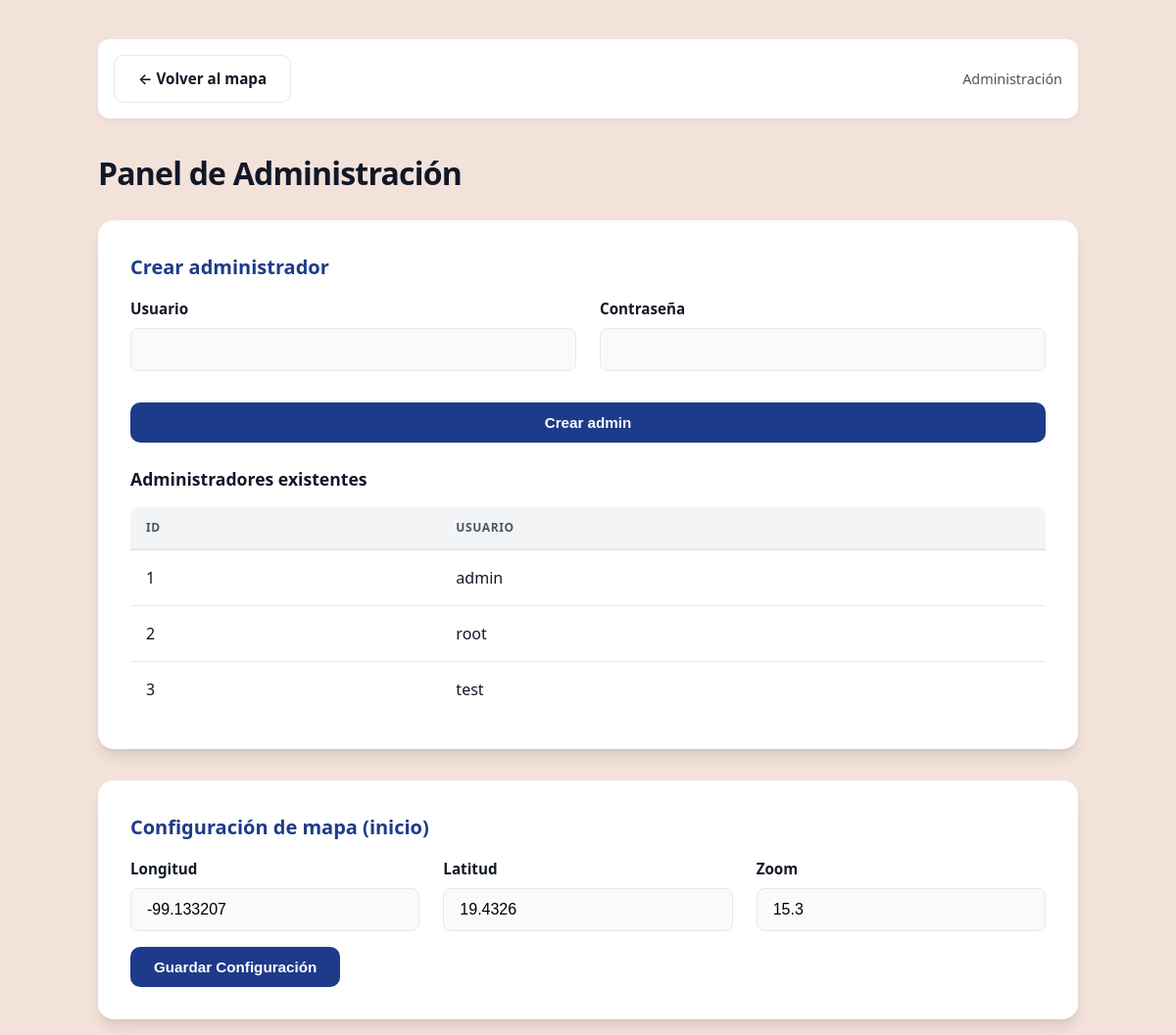
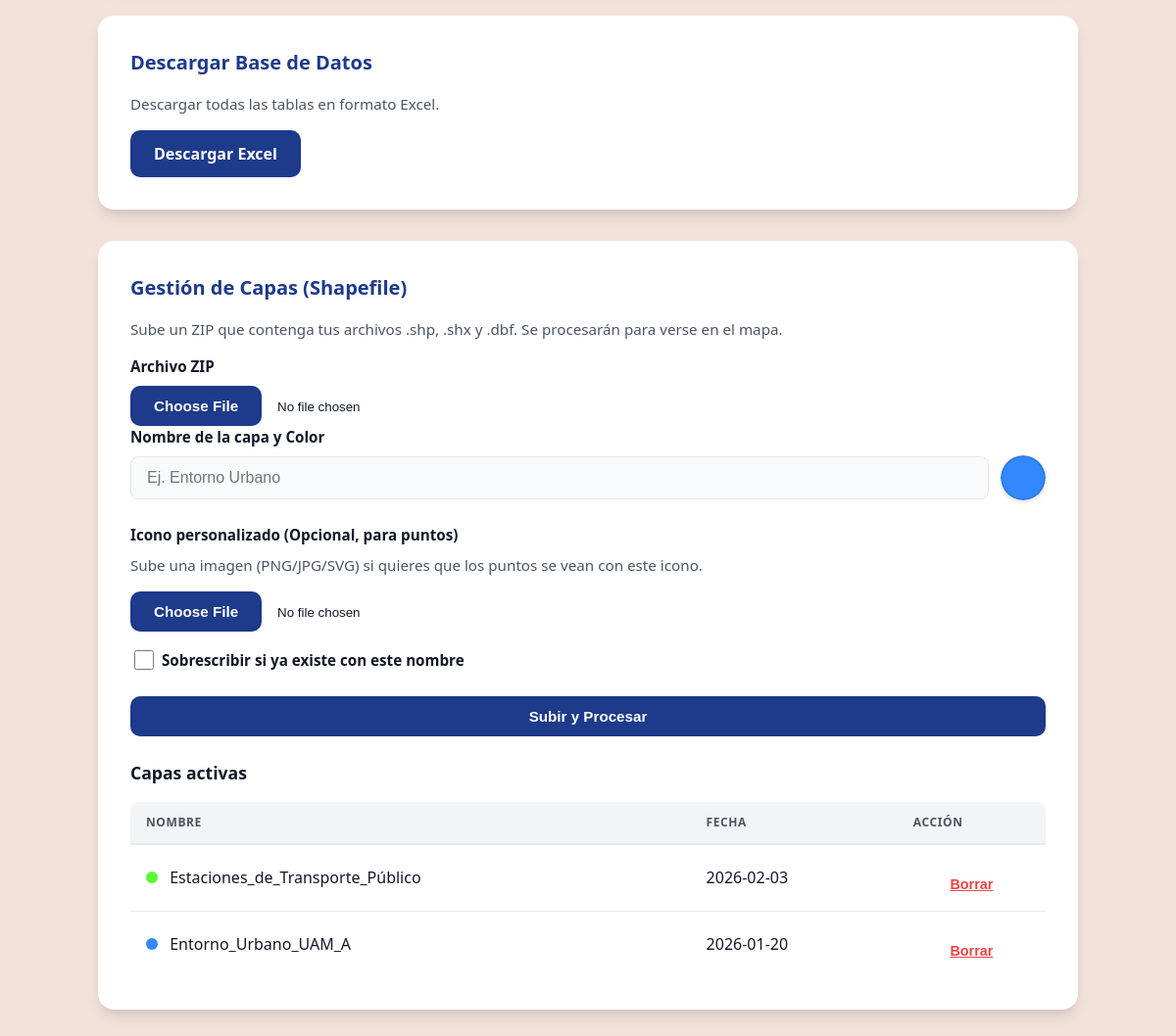
The page /admin (signed in) on the database its author committed (2 pictures, top to bottom).
### tables this page shows
CREATE TABLE users (
            id INTEGER PRIMARY KEY AUTOINCREMENT,
            username TEXT UNIQUE NOT NULL,
            password_hash TEXT NOT NULL,
            role TEXT NOT NULL CHECK(role IN ('admin','user'))
        );

CREATE TABLE settings (
            id INTEGER PRIMARY KEY CHECK (id = 1),
            center_lon REAL NOT NULL DEFAULT -99.1332,
            center_lat REAL NOT NULL DEFAULT 19.4326,
            zoom REAL NOT NULL DEFAULT 12
        );

CREATE TABLE layers (
            id INTEGER PRIMARY KEY AUTOINCREMENT,
            name TEXT NOT NULL,
            filename TEXT NOT NULL UNIQUE,
            created_at TEXT NOT NULL
        , color TEXT DEFAULT "#3388ff", icon TEXT);

### app.py (the view)
@app.route("/admin")
@admin_required
def admin_panel():
    db = get_db()
    admins = db.execute(
        "SELECT id, username FROM users WHERE role='admin' ORDER BY username"
    ).fetchall()
    s = db.execute(
        "SELECT center_lon, center_lat, zoom FROM settings WHERE id=1"
    ).fetchone()
    layers = db.execute("SELECT * FROM layers ORDER BY created_at DESC").fetchall()
    return render_template("panel_administracion.html", admins=admins, settings=s, layers=layers)

### app.py (called while the page is built, shortened)
def get_db():
    if "db" not in g:
        g.db = sqlite3.connect(DB_PATH)
        g.db.row_factory = sqlite3.Row
    return g.db

def admin_required(f):
    @wraps(f)
    def wrapper(*args, **kwargs):
        if "user_id" not in session:
            flash("Inicia sesión para continuar.", "warn")
            return redirect(url_for("login", next=request.path))
        if session.get("role") != "admin":
            flash("Requiere rol de administrador.", "error")
            return redirect(url_for("index"))
        return f(*args, **kwargs)
    return wrapper

@app.before_request
def enforce_idle_timeout():
    if "user_id" not in session and "visita_id" not in session:
        return
    now = datetime.utcnow()
    last = session.get("last_activity")
    session["last_activity"] = now.isoformat()
    session.permanent = True

### templates/panel_administracion.html (shortened to what this page needs)
<!doctype html>
<html lang="es">
<head>
  <link rel="stylesheet" href="{{ url_for('static', filename='admin_style.css') }}" />
</head>
<body>
  <div class="wrap">
    <div class="topbar">
      <a class="btn btn-outline" href="{{ url_for('index') }}">← Volver al mapa</a>
      <div class="user-info">Administración</div>
    </div>
    <h1>Panel de Administración</h1>
    <div class="card">
      <h2>Crear administrador</h2>
      <form method="post" action="{{ url_for('admin_create') }}">
        <div class="row">
          <div>
            <label>Usuario</label>
            <input type="text" name="username" required />
          </div>
          <div>
            <label>Contraseña</label>
            <input type="password" name="password" required />
          </div>
        </div>
        <button type="submit">Crear admin</button>
      </form>
      <h3>Administradores existentes</h3>
      <table>
        <thead>
          <tr>
            <th>ID</th>
            <th>Usuario</th>
          </tr>
        </thead>
        <tbody>
          {% for a in admins %}
          <tr>
            <td>{{ a.id }}</td>
            <td>{{ a.username }}</td>
          </tr>
          {% endfor %}
        </tbody>
      </table>
    </div>
    <div class="card">
      <h2>Configuración de mapa (inicio)</h2>
      <div class="row">
        <div>
          <label>Longitud</label>
          <input id="lon" type="number" step="0.000001" value="{{ settings.center_lon }}" />
        </div>
        <div>
          <label>Latitud</label>
          <input id="lat" type="number" step="0.000001" value="{{ settings.center_lat }}" />
        </div>
        <div>
          <label>Zoom</label>
          <input id="zoom" type="number" step="0.1" value="{{ settings.zoom }}" />
        </div>
      </div>
      <button onclick="guardar()">Guardar Configuración</button>
    </div>
    <div class="card">
      <h2>Descargar Base de Datos</h2>
      <p>Descargar todas las tablas en formato Excel.</p>
      <a class="btn-db" href="{{ url_for('download_db') }}"> Descargar Excel </a>
    </div>
    <div class="card">
      <h2>Gestión de Capas (Shapefile)</h2>
      <p>
        Sube un ZIP que contenga tus archivos .shp, .shx y .dbf. Se procesarán
        para verse en el mapa.
      </p>
      <form method="post" action="{{ url_for('upload_layer') }}" enctype="multipart/form-data">
        <label>Archivo ZIP</label>
        <input type="file" name="layer_file" accept=".zip" required />
        <label>Nombre de la capa y Color</label>
        <div class="input-group-inline">
          <input type="text" name="layer_name" placeholder="Ej. Entorno Urbano" style="flex: 1" />
          <input type="color" name="layer_color" value="#3388ff" class="color-circle"
            title="Elige un color para la capa" />
        </div>
        <label style="margin-top: 1.5rem">Icono personalizado (Opcional, para puntos)</label>
        <p style="margin-top: 0">
          Sube una imagen (PNG/JPG/SVG) si quieres que los puntos se vean con
          este icono.
        </p>
        <input type="file" name="layer_icon" accept=".png,.jpg,.jpeg,.svg,.webp" />
        <label class="checkbox-label">
          <input type="checkbox" name="overwrite" />
          Sobrescribir si ya existe con este nombre
        </label>
        <button type="submit">Subir y Procesar</button>
      </form>
      <h3>Capas activas</h3>
      <table>
        <thead>
          <tr>
            <th>Nombre</th>
            <th>Fecha</th>
            <th>Acción</th>
          </tr>
        </thead>
        <tbody>
          {% for layer in layers %}
          <tr>
            <td>
              <span
                style="display:inline-block; width:12px; height:12px; background:{{ layer.color }}; border-radius:50%; margin-right:8px;"></span>
              {{ layer.name }}
            </td>
            <td>{{ layer.created_at[:10] }}</td>
            <td>
              <form method="POST" action="{{ url_for('delete_layer', filename=layer.filename) }}" onsubmit="
                    return confirm('¿Seguro que quieres borrar esta capa?');
                  " style="margin: 0">
                <button type="submit" class="danger-link">Borrar</button>
              </form>
            </td>
          </tr>
          {% endfor %}
        </tbody>
      </table>
    </div>
  </div>
</body>
</html>

### static/admin_style.css (style rules this page uses)
:root { --bg-color: #f3e2da; --card-bg: #ffffff; --text-color: #111827; --text-muted: #4b5563; --primary: #1e3a8a; --primary-hover: #1e40af; --danger: #ef4444; --border-color: #e5e7eb; --shadow: 0 10px 15px -3px rgba(0, 0, 0, 0.1), 0 4px 6px -2px rgba(0, 0, 0, 0.05); --radius: 16px; --font-family: system-ui, -apple-system, Segoe UI, Roboto, Helvetica, Arial, sans-serif; }
body { font-family: var(--font-family); margin: 0; background-color: var(--bg-color); color: var(--text-color); line-height: 1.5; padding-bottom: 40px; }
.wrap { max-width: 1000px; margin: 40px auto; padding: 0 20px; }
h1 { font-size: 2rem; font-weight: 800; color: var(--text-color); margin-bottom: 1.5rem; letter-spacing: -0.025em; }
h2 { font-size: 1.25rem; font-weight: 700; color: var(--primary); margin-top: 0; margin-bottom: 1rem; }
h3 { font-size: 1.1rem; font-weight: 600; color: var(--text-color); margin-top: 1.5rem; margin-bottom: 0.75rem; }
p { color: var(--text-muted); font-size: 0.95rem; }
.card { background: var(--card-bg); border-radius: var(--radius); box-shadow: var(--shadow); padding: 2rem; margin-bottom: 2rem; border: 1px solid rgba(255, 255, 255, 0.5); }
label { display: block; font-weight: 600; margin-bottom: 0.5rem; color: var(--text-color); font-size: 0.95rem; }
input[type="text"], input[type="password"], input[type="number"], input[type="email"], input[type="date"], select, input[type="file"]::file-selector-button { width: 100%; padding: 0.75rem 1rem; border: 1px solid var(--border-color); border-radius: 8px; background-color: #f9fafb; font-size: 1rem; transition: border-color 0.15s ease, box-shadow 0.15s ease; box-sizing: border-box; }
button, .btn, input[type="file"]::file-selector-button { display: inline-flex; align-items: center; justify-content: center; padding: 0.75rem 1.5rem; border: none; border-radius: 10px; background-color: var(--primary); color: white; font-weight: 600; font-size: 0.95rem; cursor: pointer; transition: background-color 0.2s, transform 0.1s; text-decoration: none; }
button[type="submit"] { width: 100%; margin-top: 1rem; }
.btn-outline, a.btn { background-color: white; color: var(--text-color); border: 1px solid var(--border-color); }
input[type="file"] { padding: 0; border: none; background: transparent; }
.row { display: grid; grid-template-columns: repeat(auto-fit, minmax(200px, 1fr)); gap: 1.5rem; margin-bottom: 1rem; }
table { width: 100%; border-collapse: separate; border-spacing: 0; margin-top: 1rem; }
th { text-align: left; padding: 0.75rem 1rem; background-color: #f3f4f6; font-weight: 600; color: var(--text-muted); border-bottom: 2px solid var(--border-color); text-transform: uppercase; font-size: 0.75rem; letter-spacing: 0.05em; }
th:first-child { border-top-left-radius: 8px; }
th:last-child { border-top-right-radius: 8px; }
td { padding: 1rem; border-bottom: 1px solid var(--border-color); color: var(--text-color); vertical-align: middle; }
tr:last-child td { border-bottom: none; }
.btn-db { display: inline-block; padding: 0.75rem 1.5rem; background-color: var(--primary); color: white; font-weight: 600; border-radius: 10px; text-decoration: none; transition: background-color 0.2s, transform 0.1s; }
.topbar { display: flex; flex-wrap: wrap; gap: 1rem; align-items: center; margin-bottom: 2rem; background: white; padding: 1rem; border-radius: 12px; box-shadow: 0 4px 6px -1px rgba(0, 0, 0, 0.05); }
.topbar .user-info { margin-left: auto; font-size: 0.9rem; color: var(--text-muted); }
input[type="checkbox"] { width: 1.25rem; height: 1.25rem; margin-right: 0.5rem; cursor: pointer; accent-color: var(--primary); }
.checkbox-label { display: flex; align-items: center; margin-top: 1rem; cursor: pointer; }
.danger-link { color: var(--danger); font-weight: 600; text-decoration: underline; background: none; border: none; padding: 0; cursor: pointer; font-size: 0.9rem; }
input[type="color"] { width: 100%; height: 48px; padding: 4px; border-radius: 8px; cursor: pointer; }
.input-group-inline { display: flex; gap: 12px; align-items: center; }
input[type="color"].color-circle { width: 46px !important; height: 46px !important; padding: 0 !important; border: none !important; border-radius: 50% !important; cursor: pointer; overflow: hidden; flex-shrink: 0; appearance: none; -webkit-appearance: none; background: none; box-shadow: 0 2px 5px rgba(0, 0, 0, 0.1); transition: transform 0.2s; }

### rows shown on the page
users: id "1", username "admin"
users: id "2", username "root"
users: id "3", username "test"
settings: center_lon "-99.133207", center_lat "19.4326", zoom "15.3"
layers: name "Estaciones_de_Transporte_Público", created_at "2026-02-03"
layers: name "Entorno_Urbano_UAM_A", created_at "2026-01-20"
